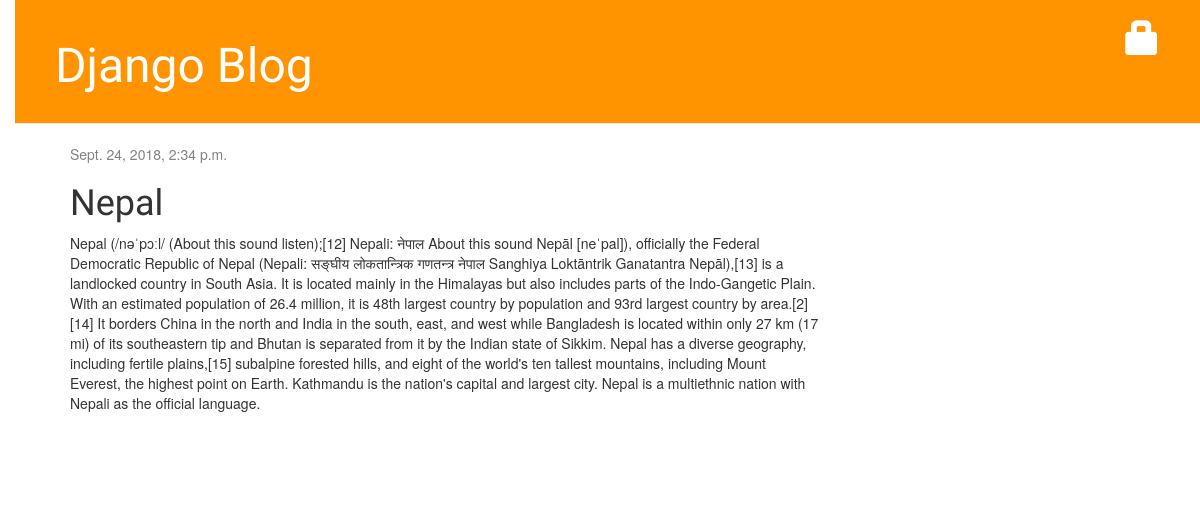
The app's page /post/2/ with its own data.
### blog/models.py (models this page shows, shortened)
class Post(models.Model):
    author = models.ForeignKey('auth.User', on_delete=models.CASCADE)
    title = models.CharField(max_length=200)
    text = models.TextField()
    created_date = models.DateTimeField(default=timezone.now)
    published_date = models.DateTimeField(blank=True, null=True)

### blog/views.py (the view)
# urls.py: path('post/<int:pk>/', views.post_detail, name='post_detail'),
def post_detail(request, pk):
    post = get_object_or_404(Post, pk=pk)
    return render(request, 'blog/post_detail.html', {'post': post})

### blog/templates/blog/post_detail.html (shortened to what this page needs)
{% extends 'blog/base.html' %}
{% block content %}
    <div class="post">
        {% if post.published_date %}
            <div class="date">
                {{ post.published_date }}
            </div>
        {% else %}
            <a class="btn btn-default" href="{% url 'post_publish' pk=post.pk %}">Publish</a>
        {% endif %}
    <h1>{{ post.title }}</h1>
    <p>{{ post.text|linebreaksbr }}</p>
    </div>
{% endblock %}

### blog/static/css/blog.css (style rules this page uses)
body { padding-left: 15px; }
h1, h2, h3, h4 { font-family: 'Lobster', cursive; }
.date { color: #828282; }
.post { margin-bottom: 70px; }

### records on screen
Post: published_date "Sept. 24, 2018, 2:34 p.m.", title "Nepal", text "Nepal (/nəˈpɔːl/ (About this sound listen);[12] Nepali: नेपाल About this sound Nepāl [neˈpal]), officially the Federal Democratic Republic of Nepal (Nepali: सङ्घीय लोकतान्त्रिक गणतन्त्र नेपाल Sanghiya Loktāntrik Ganatantra Nepāl),[13] is a landlocked country in South Asia. It is located mainly in the Himalayas but also includes parts of the Indo-Gangetic Plain. With an estimated population of 26.4 million, it is 48th largest country by population and 93rd largest country by area.[2][14] It borders China in the north and India in the south, east, and west while Bangladesh is located within only 27 km (17 mi) of its southeastern tip and Bhutan is separated from it by the Indian state of…"
